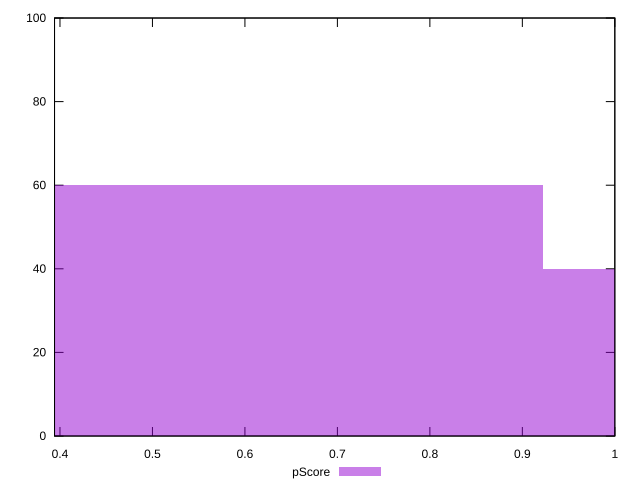

Here is the gnuplot script that generated this plot:
reset

$pScore <<EOF
0.6146224980547862 60
1.2292449961095724 40
EOF

set key outside below
set boxwidth 0.6146224980547862
set xrange [0.3941176470588235:1]
set yrange [0:100]
set trange [0:100]
set style fill transparent solid 0.5 noborder
set terminal svg size 640, 490 enhanced background rgb 'white'
set output "reprap/offscreen-images/samples/pages+cached+noexternal+nomedia/pScore/histogram.svg"

plot $pScore title "pScore" with boxes

reset
